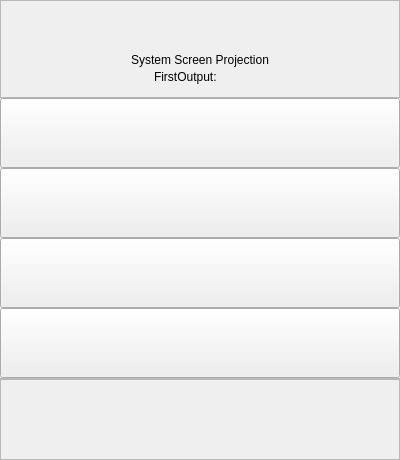
<?xml version="1.0" encoding="UTF-8"?>
<ui version="4.0">
 <class>Widget</class>
 <widget class="QWidget" name="Widget">
  <property name="geometry">
   <rect>
    <x>0</x>
    <y>0</y>
    <width>400</width>
    <height>460</height>
   </rect>
  </property>
  <property name="windowTitle">
   <string>KDS</string>
  </property>
  <layout class="QVBoxLayout" name="verticalLayout_2">
   <property name="spacing">
    <number>0</number>
   </property>
   <property name="leftMargin">
    <number>0</number>
   </property>
   <property name="topMargin">
    <number>0</number>
   </property>
   <property name="rightMargin">
    <number>0</number>
   </property>
   <property name="bottomMargin">
    <number>0</number>
   </property>
   <item>
    <widget class="QFrame" name="titleFrame">
     <property name="minimumSize">
      <size>
       <width>0</width>
       <height>98</height>
      </size>
     </property>
     <property name="maximumSize">
      <size>
       <width>16777215</width>
       <height>98</height>
      </size>
     </property>
     <property name="frameShape">
      <enum>QFrame::StyledPanel</enum>
     </property>
     <property name="frameShadow">
      <enum>QFrame::Raised</enum>
     </property>
     <layout class="QHBoxLayout" name="horizontalLayout_2">
      <property name="spacing">
       <number>0</number>
      </property>
      <property name="leftMargin">
       <number>0</number>
      </property>
      <property name="topMargin">
       <number>0</number>
      </property>
      <property name="rightMargin">
       <number>0</number>
      </property>
      <property name="bottomMargin">
       <number>0</number>
      </property>
      <item>
       <layout class="QVBoxLayout" name="verticalLayout">
        <property name="spacing">
         <number>0</number>
        </property>
        <item>
         <spacer name="verticalSpacer">
          <property name="orientation">
           <enum>Qt::Vertical</enum>
          </property>
          <property name="sizeHint" stdset="0">
           <size>
            <width>20</width>
            <height>40</height>
           </size>
          </property>
         </spacer>
        </item>
        <item alignment="Qt::AlignHCenter">
         <widget class="QLabel" name="titleLabel">
          <property name="sizePolicy">
           <sizepolicy hsizetype="Fixed" vsizetype="Fixed">
            <horstretch>0</horstretch>
            <verstretch>0</verstretch>
           </sizepolicy>
          </property>
          <property name="text">
           <string>System Screen Projection</string>
          </property>
         </widget>
        </item>
        <item>
         <layout class="QHBoxLayout" name="horizontalLayout">
          <property name="spacing">
           <number>8</number>
          </property>
          <item>
           <spacer name="horizontalSpacer">
            <property name="orientation">
             <enum>Qt::Horizontal</enum>
            </property>
            <property name="sizeHint" stdset="0">
             <size>
              <width>40</width>
              <height>20</height>
             </size>
            </property>
           </spacer>
          </item>
          <item>
           <widget class="QLabel" name="outputPrimaryTip">
            <property name="sizePolicy">
             <sizepolicy hsizetype="Fixed" vsizetype="Fixed">
              <horstretch>0</horstretch>
              <verstretch>0</verstretch>
             </sizepolicy>
            </property>
            <property name="text">
             <string>FirstOutput:</string>
            </property>
           </widget>
          </item>
          <item>
           <widget class="QLabel" name="outputName">
            <property name="sizePolicy">
             <sizepolicy hsizetype="Fixed" vsizetype="Fixed">
              <horstretch>0</horstretch>
              <verstretch>0</verstretch>
             </sizepolicy>
            </property>
            <property name="text">
             <string/>
            </property>
           </widget>
          </item>
          <item>
           <widget class="QLabel" name="outputDisplayName">
            <property name="sizePolicy">
             <sizepolicy hsizetype="Fixed" vsizetype="Fixed">
              <horstretch>0</horstretch>
              <verstretch>0</verstretch>
             </sizepolicy>
            </property>
            <property name="text">
             <string/>
            </property>
           </widget>
          </item>
          <item>
           <spacer name="horizontalSpacer_2">
            <property name="orientation">
             <enum>Qt::Horizontal</enum>
            </property>
            <property name="sizeHint" stdset="0">
             <size>
              <width>40</width>
              <height>20</height>
             </size>
            </property>
           </spacer>
          </item>
         </layout>
        </item>
        <item>
         <spacer name="verticalSpacer_2">
          <property name="orientation">
           <enum>Qt::Vertical</enum>
          </property>
          <property name="sizeType">
           <enum>QSizePolicy::Fixed</enum>
          </property>
          <property name="sizeHint" stdset="0">
           <size>
            <width>20</width>
            <height>10</height>
           </size>
          </property>
         </spacer>
        </item>
       </layout>
      </item>
     </layout>
    </widget>
   </item>
   <item>
    <widget class="ExpendButton" name="mainBtn">
     <property name="minimumSize">
      <size>
       <width>0</width>
       <height>70</height>
      </size>
     </property>
     <property name="maximumSize">
      <size>
       <width>16777215</width>
       <height>70</height>
      </size>
     </property>
     <property name="text">
      <string/>
     </property>
     <property name="checkable">
      <bool>true</bool>
     </property>
     <property name="pSelected" stdset="0">
      <bool>false</bool>
     </property>
    </widget>
   </item>
   <item>
    <widget class="ExpendButton" name="cloneBtn">
     <property name="minimumSize">
      <size>
       <width>0</width>
       <height>70</height>
      </size>
     </property>
     <property name="maximumSize">
      <size>
       <width>16777215</width>
       <height>70</height>
      </size>
     </property>
     <property name="text">
      <string/>
     </property>
     <property name="checkable">
      <bool>true</bool>
     </property>
     <property name="pSelected" stdset="0">
      <bool>false</bool>
     </property>
    </widget>
   </item>
   <item>
    <widget class="ExpendButton" name="extendBtn">
     <property name="minimumSize">
      <size>
       <width>0</width>
       <height>70</height>
      </size>
     </property>
     <property name="maximumSize">
      <size>
       <width>16777215</width>
       <height>70</height>
      </size>
     </property>
     <property name="text">
      <string/>
     </property>
     <property name="checkable">
      <bool>true</bool>
     </property>
     <property name="pSelected" stdset="0">
      <bool>false</bool>
     </property>
    </widget>
   </item>
   <item>
    <widget class="ExpendButton" name="viceBtn">
     <property name="minimumSize">
      <size>
       <width>0</width>
       <height>70</height>
      </size>
     </property>
     <property name="maximumSize">
      <size>
       <width>16777215</width>
       <height>70</height>
      </size>
     </property>
     <property name="text">
      <string/>
     </property>
     <property name="checkable">
      <bool>true</bool>
     </property>
     <property name="pSelected" stdset="0">
      <bool>false</bool>
     </property>
    </widget>
   </item>
   <item>
    <widget class="QFrame" name="splitFrame">
     <property name="minimumSize">
      <size>
       <width>0</width>
       <height>1</height>
      </size>
     </property>
     <property name="maximumSize">
      <size>
       <width>16777215</width>
       <height>1</height>
      </size>
     </property>
     <property name="frameShape">
      <enum>QFrame::StyledPanel</enum>
     </property>
     <property name="frameShadow">
      <enum>QFrame::Raised</enum>
     </property>
    </widget>
   </item>
   <item>
    <widget class="QFrame" name="phoneFrame">
     <property name="frameShape">
      <enum>QFrame::StyledPanel</enum>
     </property>
     <property name="frameShadow">
      <enum>QFrame::Raised</enum>
     </property>
    </widget>
   </item>
  </layout>
 </widget>
 <layoutdefault spacing="6" margin="11"/>
 <customwidgets>
  <customwidget>
   <class>ExpendButton</class>
   <extends>QPushButton</extends>
   <header>expendbutton.h</header>
  </customwidget>
 </customwidgets>
 <resources/>
 <connections/>
</ui>
